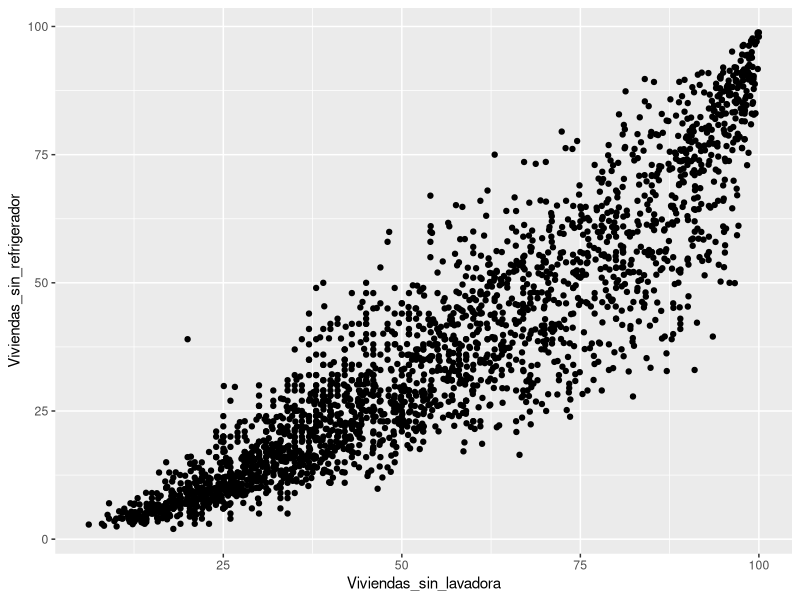
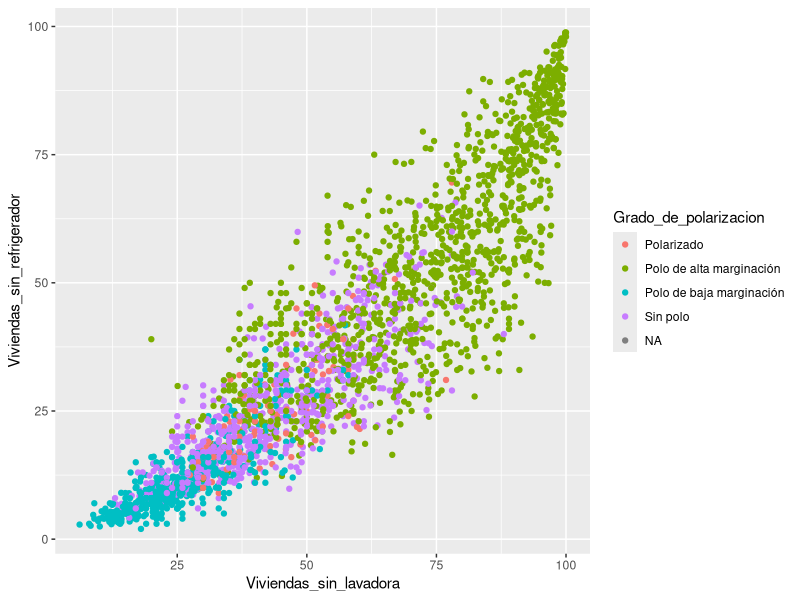
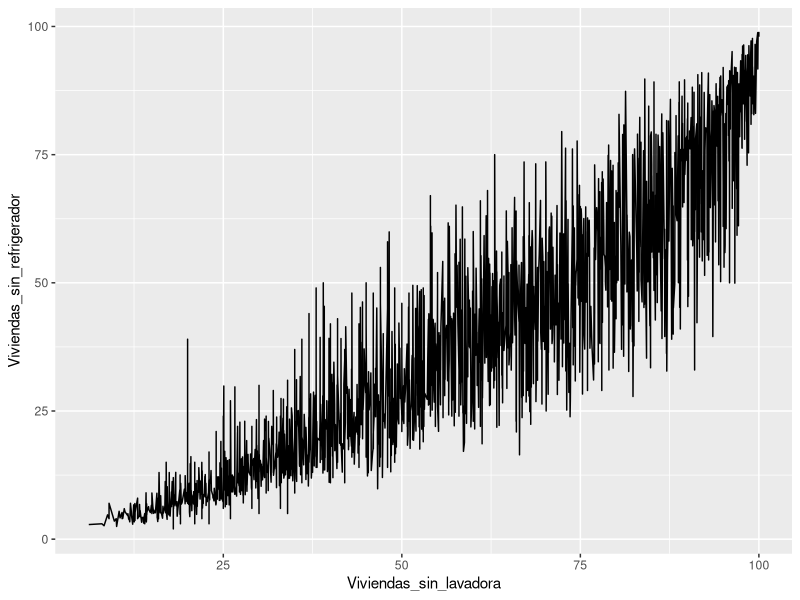

R code for these plots, in order: (Note: this script raises an error after producing the figures.)
# Instalar paquetes
install.packages("readr")

library(readr)

# Leer datos
cohesion_rezago <- read_csv("data/cohesion_rezago_social.csv")
head(cohesion_rezago)

# Graficación
library(ggplot2)

ggplot(data = cohesion_rezago) + 
  geom_point(mapping = aes(x = Viviendas_sin_lavadora, y = Viviendas_sin_refrigerador)) 

ggplot(data = cohesion_rezago) + 
  geom_point(mapping = aes(x = Viviendas_sin_lavadora, 
      y = Viviendas_sin_refrigerador, color = Grado_de_polarizacion)) 

ggplot(cohesion_rezago, aes(x = Viviendas_sin_lavadora, 
      y = Viviendas_sin_refrigerador)) + 
    geom_line() 

ggplot(mortalidad, aes(x = anio, y = tasa)) +
    geom_point()

ggplot(mortalidad, aes(x = anio, y = tasa, color = sexo)) +
    geom_point()

ggplot(mortalidad, aes(x = factor(anio), y = tasa, color = sexo)) +
    geom_boxplot() 

ggplot(mortalidad, aes(x = factor(anio), y = tasa, color = sexo)) +
    geom_boxplot() +
    facet_wrap(~ tipo)

ggplot(mortalidad, aes(x = factor(anio), y = tasa, color = sexo, group = edo)) +
    geom_path(alpha = 0.5) +
    facet_grid(reorder(tipo, tasa) ~ sexo, scales = "free_y")

# Manipulación
filter(cohesion_rezago, Grado_rezago_social == "Muy alto")

mutate(cohesion_rezago, Pob_miles = Poblacion / 1000) 

summarise(cohesion_rezago, media_pob = mean(Poblacion, na.rm = TRUE))

summarise(cohesion_rezago, media_pob = mean(Poblacion, na.rm = TRUE), 
    mediana_pob = mean(Poblacion, na.rm = TRUE), 
    min_pob = min(Poblacion, na.rm = TRUE), 
    max_pob = max(Poblacion, na.rm = TRUE))

